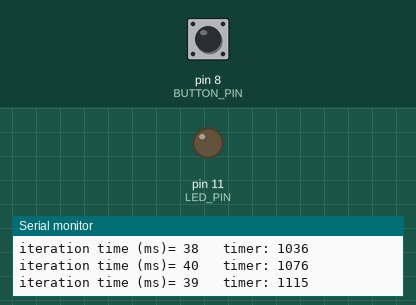
Simulated run of this sketch. Board: Arduino Uno, built with avr-gcc and run on an emulated ATmega328P. On the bench: output pins drawn as LEDs (lit = HIGH), the last lines printed to the serial monitor. Dashed ring = blinking. The inputs (shaded band) are chosen by the test bench; at power-on: pin 8 (BUTTON_PIN) LOW.

Above: at 1.2 s.
1.3 s: pin 8 (BUTTON_PIN) pulled HIGH for 0.15 s
At 2.3 s:
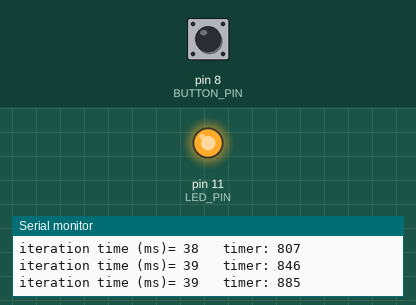
4.4 s: pin 8 (BUTTON_PIN) pulled HIGH for 3.2 s
At 4.58 s:
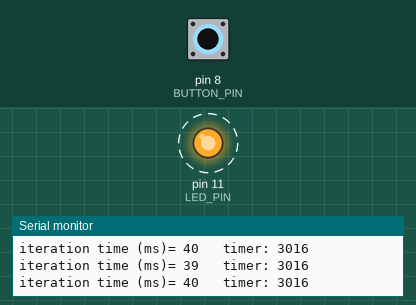
10.6 s: pin 8 (BUTTON_PIN) pulled HIGH for 1 s
At 12.1 s:
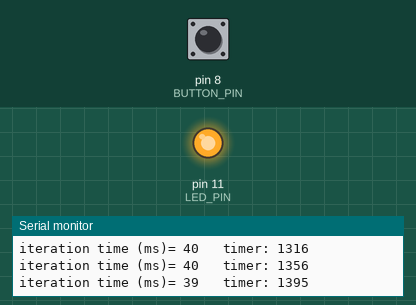
14.6 s: pin 8 (BUTTON_PIN) pulsed HIGH 2 times (0.12 s each, 0.3 s apart)
At 18.1 s:
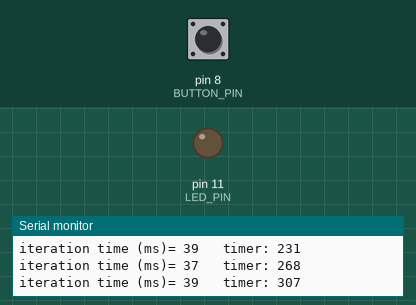
18.2 s: pin 8 (BUTTON_PIN) driven HIGH
At 19.2 s:
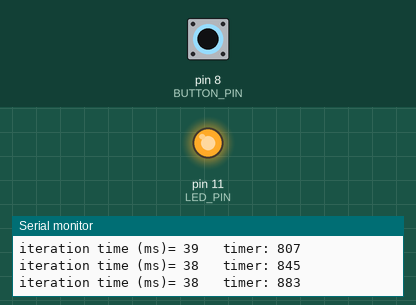
21.2 s: pin 8 (BUTTON_PIN) driven LOW
At 22.3 s:
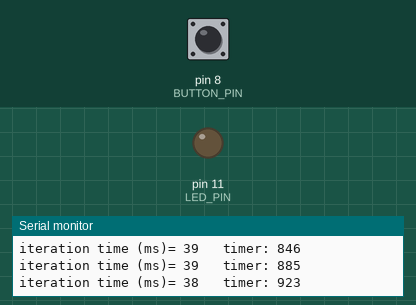
Timing chart, 0 to 23.8 s (numbered marks = the images above; inputs shaded):
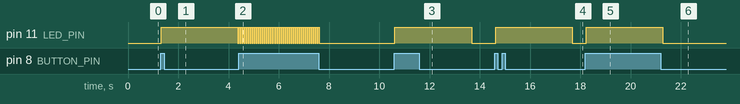

Measured:
- after the input at 1.3 s, pin 11 (LED_PIN): LOW → HIGH at once, → LOW 3.1 s later
- after the input at 4.4 s, pin 11 (LED_PIN): alternates HIGH for 0.04 s and LOW for 0.04 s, 82 changes in all, then stays LOW, starting at once
- after the input at 10.6 s, pin 11 (LED_PIN): LOW → HIGH at once, → LOW 3.1 s later
- after the input at 14.6 s, pin 11 (LED_PIN): LOW → HIGH at once, → LOW 3.1 s later
- after the input at 18.2 s, pin 11 (LED_PIN): LOW → HIGH at once
- after the input at 21.2 s, pin 11 (LED_PIN): goes on until 21.3 s, then stays LOW

The sketch:

13a2-delayed_light_off_millis.ino
```cpp
#define LED_PIN 11
#define BUTTON_PIN 8
#define OFF 0
#define ON 1

// Control variables
int state = OFF;  // Estado inicial con LED apagado
int OffTime = 3000;

// Internal variables
long timer;        // Used both for "delayed ligh off" and time since last "end of light off"
long now, last;

void setup() {
  // put your setup code here, to run once:
  pinMode(LED_PIN, OUTPUT);
  pinMode(BUTTON_PIN, INPUT);
  Serial.begin (9600);
  last = millis();
}

void loop() {
  // put your main code here, to run repeatedly:
  LEDstep();

  // Time consumption evaluation
  now = millis();
  Serial.print("iteration time (ms)= "); // This line takes 30 ms!!!!!!
  Serial.print(now-last);                // This line takes 3 ms
  Serial.print ("\t timer: ");           // This line takes 14 ms
  Serial.print (timer);                // This line takes 3 ms TOTALLING about 40 ms
  Serial.println("");
  last = now;
}

void LEDstep() {
  int button;
  static long t0, t1; // t0: time instant of button push
                      // t1: time instant of light off
  button = digitalRead(BUTTON_PIN);
  switch (state) {
    case OFF:
      if (button == HIGH) {
        state = ON;
        t0 = millis();
        analogWrite(LED_PIN,255);
      } else
        timer = millis()-t1;
      break;

    case ON:
      if (timer >= OffTime){
        state = OFF;
        t1 = millis();
        analogWrite(LED_PIN,0);
      } else
        timer = millis() - t0;
  }
}
```
